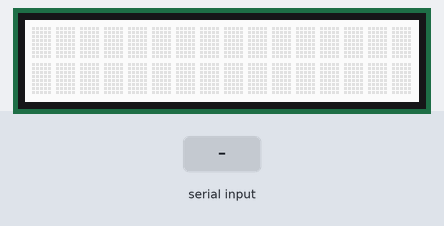
Recording of a sketch running on a simulated Arduino Uno, built with avr-gcc and run on an emulated ATmega328P. Parts: 16×2 character LCD. The inputs (shaded band) are chosen by the test bench. What the sketch prints to the serial monitor is not drawn.

Above: at 1.2 s.
1.3 s: "1\n" received over Serial
At 1.49 s:
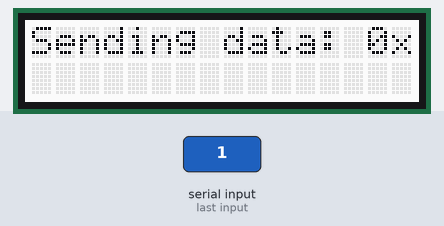
At 2.3 s:
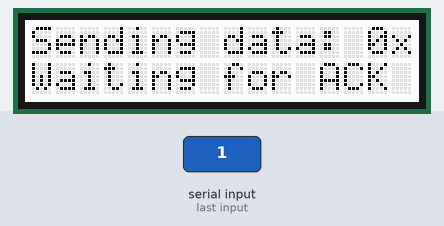
Timing chart, 0 to 4.3 s (numbered marks = the images above; inputs shaded):
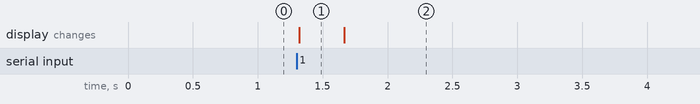

Measured:
- after the input at 1.3 s, the display: changes at once (image 1)

The sketch:

Sensor_Module.ino
```cpp
/*
 * Sensor Module Sketch
 * Author: In Hwan "Chris" Baek
 */

#include <IRremote.h>
#include <Wire.h>
#include "rgb_lcd.h"

//Commands
#define SEND_DATA 0x9 //1001
#define SEND_ACK  0x6 //0110

//Address
#define UP    0x0   //0000
#define DOWN  0x5   //0101
#define LEFT  0xA   //1010
#define RIGHT 0xF   //1111

//PIR sensor data
#define L_ON_R_OFF  0xC  //1100
#define L_ON_R_ON   0xF  //1111
#define L_OFF_R_OFF 0x0  //0000
#define L_OFF_R_ON  0x3  //0011

void transmit(byte, byte, byte);
void initial_setup();

int setup_flag = 1;
int init_flag = 0;
int recv = 4;
IRsend irsend;
IRrecv irrecv(recv);
decode_results results;
rgb_lcd lcd;

void setup()
{
  Serial.begin(9600);
  irrecv.enableIRIn();
  lcd.begin(16, 2);
}

void loop()
{
  unsigned long recv_value = 0;
  byte command, addr, data;

  command = SEND_DATA;
  addr = UP;
  data = L_ON_R_OFF;

  if (init_flag == 0) {
    Serial.println("\nEnter anything to send data.");
  }
  while(Serial.read() == -1 && init_flag == 0) {
    //wait until there is input.
  }
  /*
  while (digitalRead(8) != HIGH) {
    Serial.println(digitalRead(8));
  }
  */
  Serial.println("Sending data: 0x90C");
  lcd.setCursor(0,0);
  lcd.print("Sending data: 0x90c");

  transmit(command, addr, data);

  //read the incoming IR signal.
  Serial.println("Waiting for ACK signal...");
  lcd.setCursor(0, 1);
  lcd.print("Waiting for ACK signal...");

  int i = 0;
  irrecv.enableIRIn();
  /*
  if (irrecv.decode(&results)) {
    if (results.decode_type == SONY) {
      Serial.println(results.value, HEX);
      recv_value = results.value;
    }
  }
  irrecv.resume();
*/
  while(recv_value >> 8 != SEND_ACK) { //if the received signal is not an ACK signal
    //Serial.println("In the loop");
    delay(100);
    if (irrecv.decode(&results)) {
      if (results.decode_type == SONY) {
        //Serial.println(results.value, HEX);
        recv_value = results.value;
      }
    }
    irrecv.resume();
    i++;
    if (i == 10)
      break;
  }
  irrecv.resume();

 // Serial.println("Outside the loop");
  if ((recv_value & 0xFF) != (addr << 4 | data)) {
    Serial.println("ERROR: There may be data corruption. Retransmitting.\n");
    init_flag = 1;
    transmit(command, addr, data);
  }
  else {
    Serial.println("!!!ACK received!!!\n");
    //Serial.println(recv_value, HEX);

    lcd.setCursor(0, 0);
    lcd.print("Waiting for ACK signal...");
    lcd.setCursor(0, 1);
    lcd.print("ACK received: ");
    lcd.print(recv_value, HEX);
     init_flag =0;
  }

  delay(100);
}

void transmit(byte command, byte addr, byte data)
{
  /*
   * +---------+----------+--------+
   * |  4-bit  |  4-bit   |  4-bit |
   * |---------+----------+--------|
   * | command |   addr   |  data  |
   * +---------+----------+--------+
   */
  //Serial.println("Sending...");
  for (int i = 0; i < 3; i++) {
      irsend.sendSony(command << 8 | addr << 4 | data, 12); // Sony Protocol
      delay(40);
  }
}

void initial_setup()
{
  int run_flag = 1;
  setup_flag = 0;
  digitalWrite(5, HIGH);

  while(run_flag) {
        //Serial.println("in the loop");
    for (int i=0; i<8; i++) {
      transmit(0xF,0xF,0xF); //tells the receiver that it wants to align.
    }
     irrecv.enableIRIn(); //You need to enable Timer2 Interrupt.

    for (int i=0; i<100; i++) {
      if (irrecv.decode(&results)) {
        Serial.println("here");
        if (results.decode_type == SONY) {
          Serial.println(results.value, HEX);
          if (results.value == 0x111) {
            run_flag = 0;
            break;
          }
        }
      }
      irrecv.resume(); // Receive the next value
      delay(10);
    }//end of for loop
    delay(100);
  }//end of while

  digitalWrite(5, LOW);
}
```
